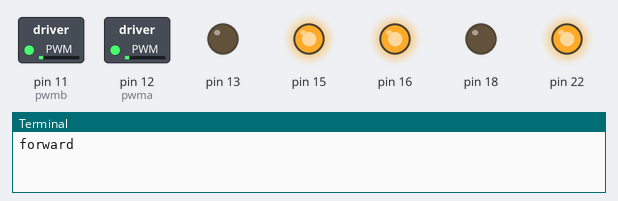
This program was run on a simulated Raspberry Pi (header pin numbers). On the bench: switched loads named in the program (green lamp = pin HIGH), output pins drawn as LEDs (lit = HIGH), the last lines printed to the terminal.

Above: at 0.05 s.
At 2.05 s:
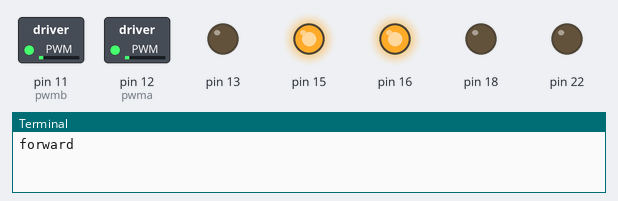
At 2.7 s:
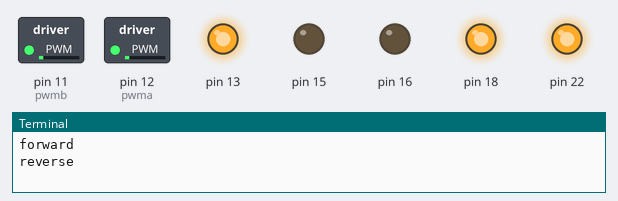
At 5.35 s:
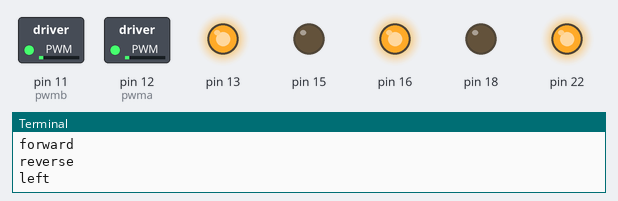
At 8.0 s:
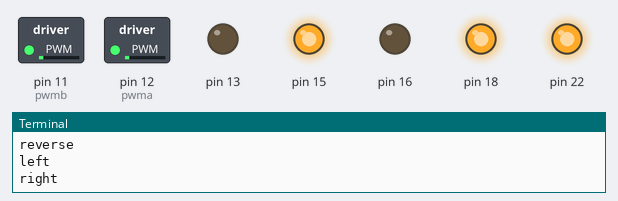
At 10.7 s:
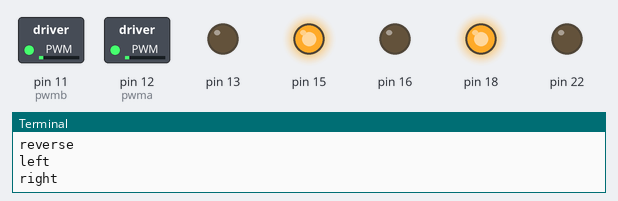
Timing chart, 0 to 12.4 s (numbered marks = the images above):
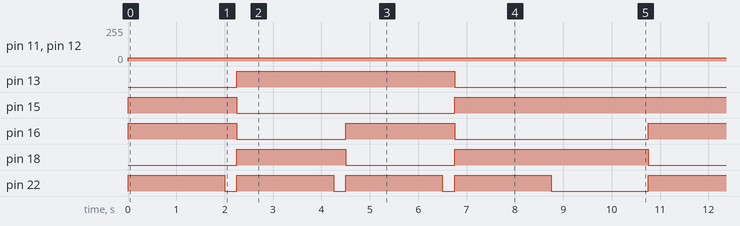

Measured:
- by itself, pin 11 (pwmb), pin 12 (pwma): 0/255 → 26/255 at 0.00 s
- by itself, pin 13: alternates HIGH for 4.5 s and LOW for 6.3 s
- by itself, pin 15: repeats every 10.8 s: LOW 4.5 s, HIGH 6.3 s
- by itself, pin 16: repeats every 10.8 s: LOW 2.3 s, HIGH 2.3 s, LOW 4.0 s, HIGH 2.3 s
- by itself, pin 18: repeats every 10.8 s: LOW 2.3 s, HIGH 4.0 s, LOW 2.3 s, HIGH 2.3 s
- by itself, pin 22: repeats every 10.8 s: 3 × (LOW 0.25 s, HIGH 2.0 s), LOW 2.0 s, HIGH 2.0 s

The program:

MotorControl.py
```python
#!/usr/bin/python
# -*- coding: utf-8 -*-

##
 # Maker's Digest
 # DC Motor Control with tb6612fng dual h-bridge motor controller
##
from time import sleep      # Import sleep from time
import RPi.GPIO as GPIO     # Import Standard GPIO Module
GPIO.setmode(GPIO.BOARD)      # Set GPIO mode to BCM
GPIO.setwarnings(False)
# PWM Frequency
pwmFreq = 100
# Setup Pins for motor controller
GPIO.setup(12, GPIO.OUT)    # PWMA
GPIO.setup(18, GPIO.OUT)    # AIN2
GPIO.setup(16, GPIO.OUT)    # AIN1
GPIO.setup(22, GPIO.OUT)    # STBY
GPIO.setup(15, GPIO.OUT)    # BIN1
GPIO.setup(13, GPIO.OUT)    # BIN2
GPIO.setup(11, GPIO.OUT)    # PWMB

pwma = GPIO.PWM(12, pwmFreq)    # pin 18 to PWM
pwmb = GPIO.PWM(11, pwmFreq)    # pin 13 to PWM
pwma.start(100)
pwmb.start(100)

## Functions
###############################################################################
def forward(spd):
    runMotor(0, spd, 0)
    runMotor(1, spd, 0)

def reverse(spd):
    runMotor(0, spd, 1)
    runMotor(1, spd, 1)

def turnLeft(spd):
    runMotor(0, spd, 0)
    runMotor(1, spd, 1)

def turnRight(spd):
    runMotor(0, spd, 1)
    runMotor(1, spd, 0)

def runMotor(motor, spd, direction):
    GPIO.output(22, GPIO.HIGH)
    in1 = GPIO.HIGH
    in2 = GPIO.LOW

    if(direction == 1):
        in1 = GPIO.LOW
        in2 = GPIO.HIGH

    if(motor == 0):
        GPIO.output(16, in1)
        GPIO.output(18, in2)
        pwma.ChangeDutyCycle(spd)
    elif(motor == 1):
        GPIO.output(15, in1)
        GPIO.output(13, in2)
        pwmb.ChangeDutyCycle(spd)

def motorStop():
    GPIO.output(22, GPIO.LOW)

## Main
##############################################################################
def main(args=None):
    while True:
        print "forward"
        forward(10)     # run motor forward
        sleep(2)        # ... for 2 seconds
        motorStop()     # ... stop motor
        sleep(.25)      # delay between motor runs

        print "reverse"
        reverse(10)     # run motor in reverse
        sleep(2)        # ... for 2 seoconds
        motorStop()     # ... stop motor
        sleep(.25)      # delay between motor runs

        print "left"
        turnLeft(10)    # turn Left
        sleep(2)        # ... for 2 seconds
        motorStop()     # ... stop motors
        sleep(.25)      # delay between motor runs

        print "right"
        turnRight(10)   # turn Right
        sleep(2)        # ... for 2 seconds
        motorStop()     # ... stop motors
        sleep(2)        # delay between motor runs

if __name__ == "__main__":
    main()
```
